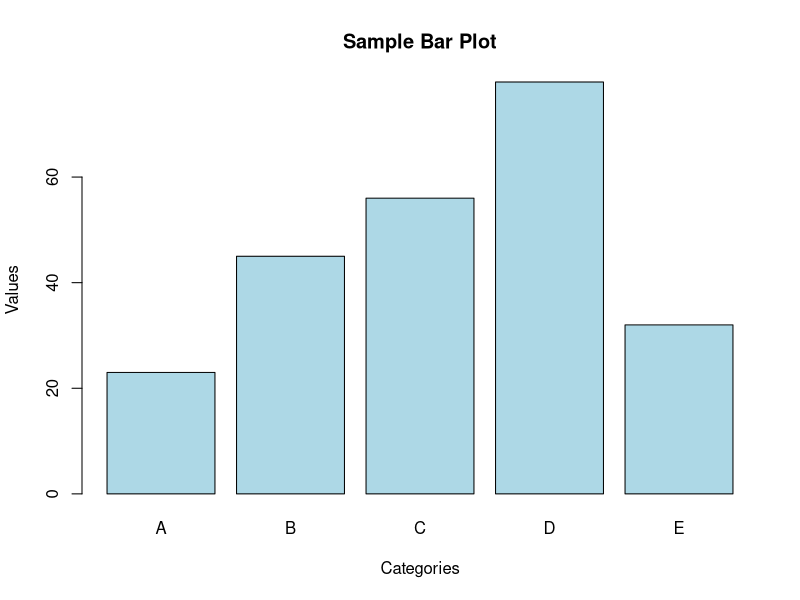

Write the R code that produced this figure.
# R script to create a bar plot

# Sample data
categories <- c("A", "B", "C", "D", "E")
values <- c(23, 45, 56, 78, 32)

# Create bar plot
barplot(values, 
        names.arg = categories,
        main = "Sample Bar Plot",
        xlab = "Categories",
        ylab = "Values",
        col = "lightblue",
        border = "black")

# Optional: Save the plot to a file
# png("barplot.png")
# barplot(values, 
#         names.arg = categories,
#         main = "Sample Bar Plot",
#         xlab = "Categories",
#         ylab = "Values",
#         col = "lightblue",
#         border = "black")
# dev.off()
